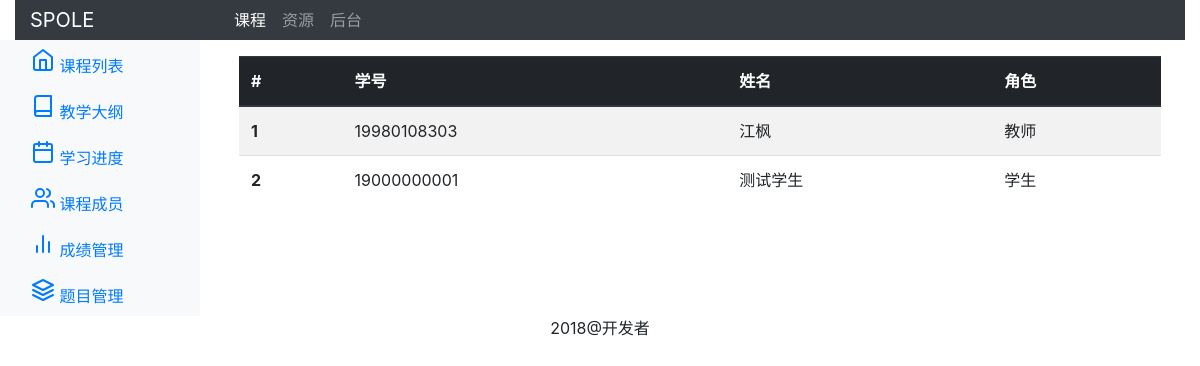
Page /cms/course/1/members on the earlier database version.
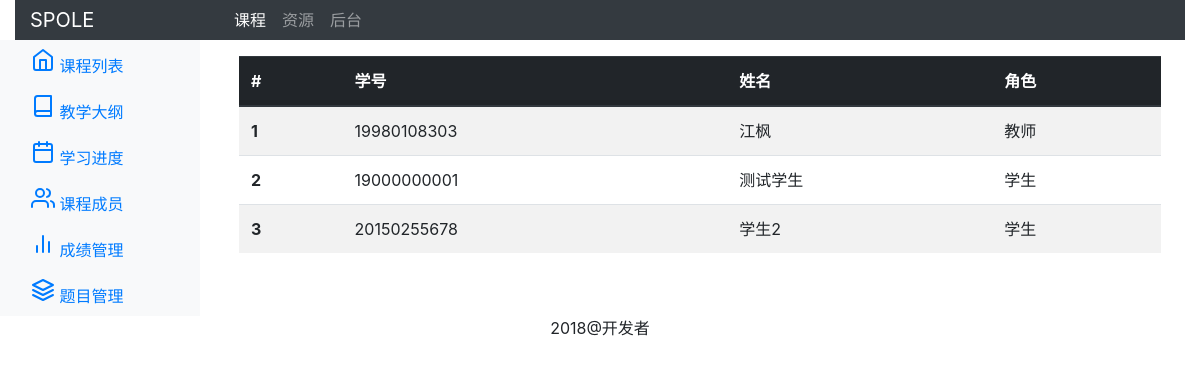
Same page on the later database version.
### cms/models.py (models this page shows, shortened)
class Member(models.Model):
    ROLE_CHOICES = (
    ('teacher', '教师'),
    ('student', '学生'),
    )
    course = models.ForeignKey(Course,on_delete=models.CASCADE,related_name="members",default=None,verbose_name='所属课程')
    name = models.CharField(max_length=300,verbose_name='姓名')
    sno = models.CharField(max_length=300,verbose_name='学号')
    user = models.ForeignKey(User,on_delete=models.SET_NULL,related_name="members",null=True,blank=True,default=None,verbose_name='系统用户')
    role = models.CharField(max_length=300,choices=ROLE_CHOICES,verbose_name='角色')
    joined = models.DateTimeField(auto_now_add=True,verbose_name='加入时间')
    class Meta:
        verbose_name_plural = '成员'

### cms/views.py (the view)
# urls.py: path('course/<int:course_id>/members',views.member_list,name="members"),
def member_list(request,course_id):
    members = Member.objects.filter(course_id=course_id)
    return render(request, "member_list.html",{"members":members,"course_id":course_id})

### cms/templates/member_list.html (shortened to what this page needs)
{% extends "base_cms.html" %}
{% block content %}
<div class="container-fluid">
<table class="table table-striped">
    <thead class="thead-dark">
    <tr>
        <th scope="col">#</th>
        <th scope="col">学号</th>
        <th scope="col">姓名</th>
        <th scope="col">角色</th>
    </tr>
    </thead>
    <tbody>
        {% for member in members%}
        <tr>
            <th scope="row">{{forloop.counter}}</th>
            <td>{{member.sno}}</td>
            <td>{{member.name}}</td>
            <td>{% if member.role == 'teacher' %}
                教师
                {% elif member.role == 'student' %}
                学生
                {% endif %}
            </td>
        </tr>
        {% endfor %}
    </tbody>
</table>
</div>
{% endblock %}

Differences in the rows shown:
added Member: sno "20150255678", name "学生2", role "学生"
